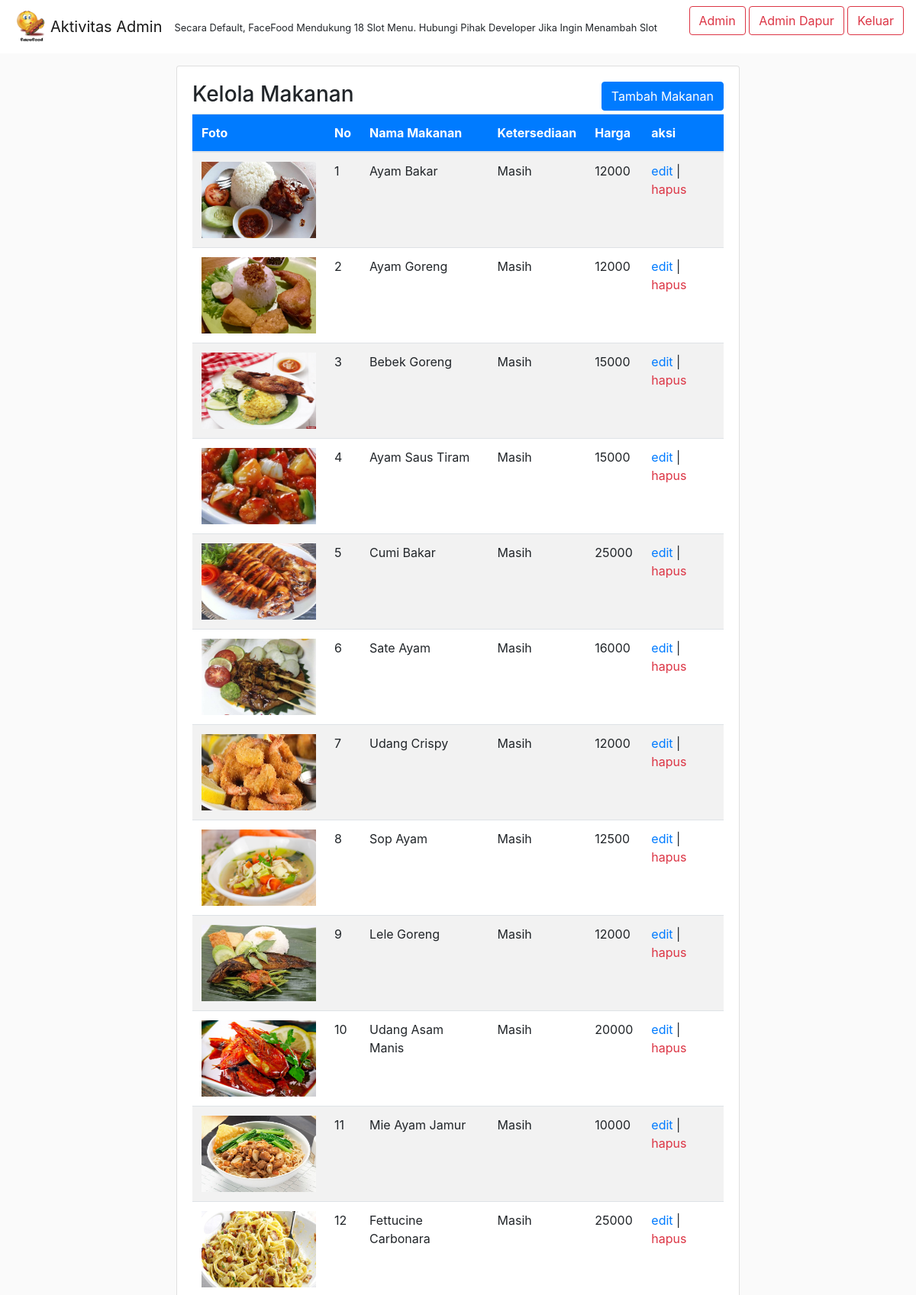
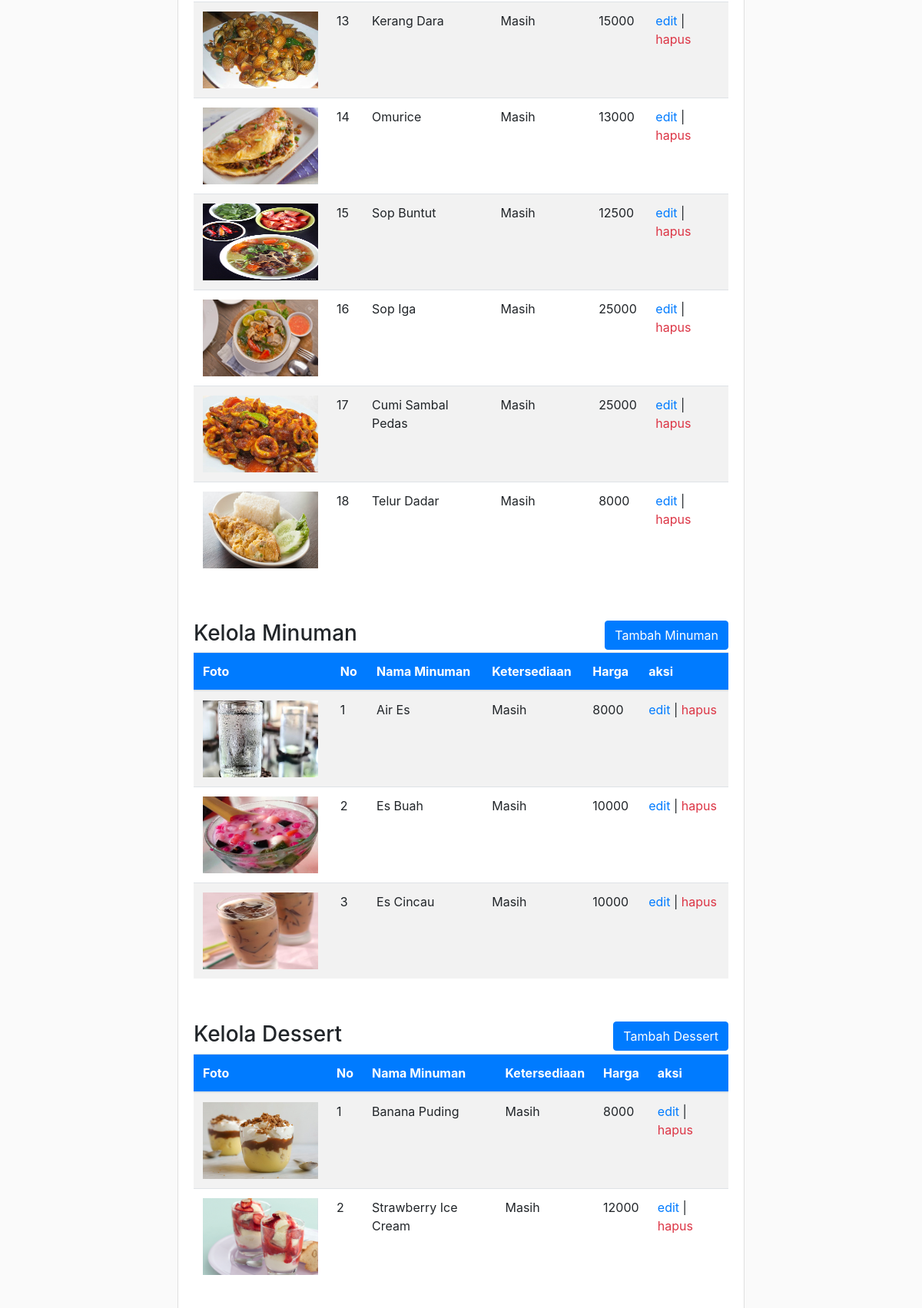
/admin/admin.php (upper part), run on the app's committed database (2 pictures, top to bottom).
### tables this page shows
CREATE TABLE `food` (
  `no` int(11) NOT NULL,
  `nama` varchar(50) NOT NULL,
  `ketersediaan` varchar(10) NOT NULL,
  `harga` mediumtext NOT NULL,
  `foto` varchar(200) NOT NULL
);

CREATE TABLE `drink` (
  `no` int(11) NOT NULL,
  `nama` varchar(50) NOT NULL,
  `ketersediaan` varchar(10) NOT NULL,
  `harga` mediumtext NOT NULL,
  `foto` varchar(200) NOT NULL
);

CREATE TABLE `dessert` (
  `no` int(11) NOT NULL,
  `nama` varchar(50) NOT NULL,
  `ketersediaan` varchar(11) NOT NULL,
  `harga` mediumtext NOT NULL,
  `foto` varchar(200) NOT NULL
);

### admin/admin.php (the view, shortened to what this page needs)
<!DOCTYPE html>
<html>
<head>
	<link rel="stylesheet" type="text/css" href="assets/css/bootstrap.css">
</head>
<body class="bg-default" style="background-color:#fafafa">
	<?php include('navbar_admin.php');?>
	<div class="container-fluid">
	  <div class="row">
	  	<div class="col-md-2"></div>
	    <div class="col-md-8">
	    	<div style="padding:1rem">
		    	<div class="card">
		    		<div class="card-body">
				    	<a class="btn btn-primary float-md-right" href="add_food.php">Tambah Makanan</a>
				    	<h3>Kelola Makanan</h3>
				    	<table class="table table-striped bg-white table-hover">
							  <thead>
							    <tr class="bg-primary text-white">
							      <th scope="col">Foto</th>
							      <th scope="col">No</th>
							      <th scope="col">Nama Makanan</th>
							      <th scope="col">Ketersediaan</th>
							      <th scope="col">Harga</th>
							      <th scope="col">aksi</th>
							    </tr>
							  </thead>
							  <tbody>
							  <?php
							  $query = "SELECT * FROM food";
							  $result = mysql_query($query);
							  $i=1;
							  while ($row = mysql_fetch_array($result,MYSQL_ASSOC)) {
							  	echo "<td><img src='images/".$row['foto']."' width='150' height='100'></td>" ?>
							      <td><?= $row['no']?></td>
							      <td><?= $row['nama']?></td>
							      <td><?= $row['ketersediaan']?></td>
							      <td><?= $row['harga']?></td>
							      <td>
							      	<a href="edit_food.php?no=<?=$row['no']?>">edit</a> |
							      	<a class="text-danger" href="delete_food.php?no=<?=$row['no']?>">hapus</a>
							      </td>
							   <?php $i++;}?>
							  </tbody>
							</table>
						</div>
						<div class="card-body">
				    	<a class="btn btn-primary float-md-right" href="add_drink.php">Tambah Minuman</a>
				    	<h3>Kelola Minuman</h3>
				    	<table class="table table-striped bg-white table-hover">
							  <thead>
							    <tr class="bg-primary text-white">
							      <th scope="col">Foto</th>
							      <th scope="col">No</th>
							      <th scope="col">Nama Minuman</th>
							      <th scope="col">Ketersediaan</th>
							      <th scope="col">Harga</th>
							      <th scope="col">aksi</th>
							    </tr>
							  </thead>
							  <tbody>
							  <?php
							  $query = "SELECT * FROM drink";
							  $result = mysql_query($query);
							  $i=1;
							  while ($row = mysql_fetch_array($result,MYSQL_ASSOC)) {
							  	echo "<td><img src='images/".$row['foto']."' width='150' height='100'></td>" ?>
							      <td><?= $row['no']?></td>
							      <td><?= $row['nama']?></td>
							      <td><?= $row['ketersediaan']?></td>
							      <td><?= $row['harga']?></td>
							      <td>
							      	<a href="edit_drink.php?no=<?=$row['no']?>">edit</a> |
							      	<a class="text-danger" href="delete_drink.php?no=<?=$row['no']?>">hapus</a>
							      </td>
							   <?php $i++;}?>
							  </tbody>
							</table>
						</div>
						<div class="card-body">
				    	<a class="btn btn-primary float-md-right" href="add_dessert.php">Tambah Dessert</a>
				    	<h3>Kelola Dessert</h3>
				    	<table class="table table-striped bg-white table-hover">
							  <thead>
							    <tr class="bg-primary text-white">
							      <th scope="col">Foto</th>
							      <th scope="col">No</th>
							      <th scope="col">Nama Minuman</th>
							      <th scope="col">Ketersediaan</th>
							      <th scope="col">Harga</th>
							      <th scope="col">aksi</th>
							    </tr>
							  </thead>
							  <tbody>
							  <?php
							  $query = "SELECT * FROM dessert";
							  $result = mysql_query($query);
							  $i=1;
							  while ($row = mysql_fetch_array($result,MYSQL_ASSOC)) {
							  	echo "<td><img src='images/".$row['foto']."' width='150' height='100'></td>" ?>
							      <td><?= $row['no']?></td>
							      <td><?= $row['nama']?></td>
							      <td><?= $row['ketersediaan']?></td>
							      <td><?= $row['harga']?></td>
							      <td>
							      	<a href="edit_dessert.php?no=<?=$row['no']?>">edit</a> |
							      	<a class="text-danger" href="delete_dessert.php?no=<?=$row['no']?>">hapus</a>
							      </td>
							   <?php $i++;}?>
							  </tbody>
							</table>
						</div>
					</div>
	    		</div>
	    	</div>
	    </div>
	  </div>
</body>
</html>

### data on the page
food: foto (picture), no "1", nama "Ayam Bakar", ketersediaan "Masih", harga "12000"
food: foto (picture), no "2", nama "Ayam Goreng", ketersediaan "Masih", harga "12000"
food: foto (picture), no "3", nama "Bebek Goreng", ketersediaan "Masih", harga "15000"
food: foto (picture), no "4", nama "Ayam Saus Tiram", ketersediaan "Masih", harga "15000"
food: foto (picture), no "5", nama "Cumi Bakar", ketersediaan "Masih", harga "25000"
food: foto (picture), no "6", nama "Sate Ayam", ketersediaan "Masih", harga "16000"
food: foto (picture), no "7", nama "Udang Crispy", ketersediaan "Masih", harga "12000"
food: foto (picture), no "8", nama "Sop Ayam", ketersediaan "Masih", harga "12500"
food: foto (picture), no "9", nama "Lele Goreng", ketersediaan "Masih", harga "12000"
food: foto (picture), no "10", nama "Udang Asam Manis", ketersediaan "Masih", harga "20000"
food: foto (picture), no "11", nama "Mie Ayam Jamur", ketersediaan "Masih", harga "10000"
food: foto (picture), no "12", nama "Fettucine Carbonara", ketersediaan "Masih", harga "25000"
food: foto (picture), no "13", nama "Kerang Dara", ketersediaan "Masih", harga "15000"
food: foto (picture), no "14", nama "Omurice", ketersediaan "Masih", harga "13000"
food: foto (picture), no "15", nama "Sop Buntut", ketersediaan "Masih", harga "12500"
food: foto (picture), no "16", nama "Sop Iga", ketersediaan "Masih", harga "25000"
food: foto (picture), no "17", nama "Cumi Sambal Pedas", ketersediaan "Masih", harga "25000"
food: foto (picture), no "18", nama "Telur Dadar", ketersediaan "Masih", harga "8000"
drink: foto (picture), no "1", nama "Air Es", ketersediaan "Masih", harga "8000"
drink: foto (picture), no "2", nama "Es Buah", ketersediaan "Masih", harga "10000"
drink: foto (picture), no "3", nama "Es Cincau", ketersediaan "Masih", harga "10000"
dessert: foto (picture), no "1", nama "Banana Puding", ketersediaan "Masih", harga "8000"
dessert: foto (picture), no "2", nama "Strawberry Ice Cream", ketersediaan "Masih", harga "12000"
